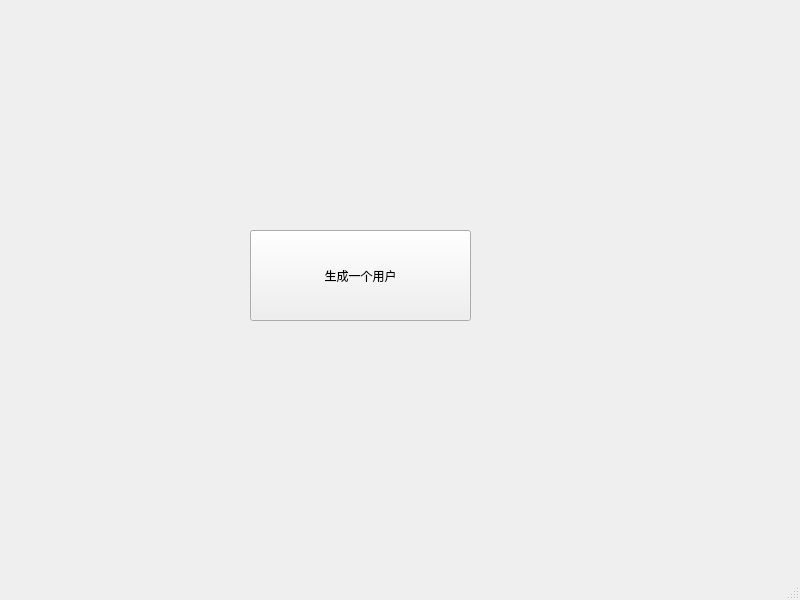
<?xml version="1.0" encoding="UTF-8"?>
<ui version="4.0">
 <class>MainWindow</class>
 <widget class="QMainWindow" name="MainWindow">
  <property name="geometry">
   <rect>
    <x>0</x>
    <y>0</y>
    <width>800</width>
    <height>600</height>
   </rect>
  </property>
  <property name="windowTitle">
   <string>MainWindow</string>
  </property>
  <widget class="QWidget" name="centralwidget">
   <widget class="QPushButton" name="newOneBn">
    <property name="geometry">
     <rect>
      <x>250</x>
      <y>230</y>
      <width>221</width>
      <height>91</height>
     </rect>
    </property>
    <property name="text">
     <string>生成一个用户</string>
    </property>
   </widget>
  </widget>
  <widget class="QMenuBar" name="menubar">
   <property name="geometry">
    <rect>
     <x>0</x>
     <y>0</y>
     <width>800</width>
     <height>26</height>
    </rect>
   </property>
  </widget>
  <widget class="QStatusBar" name="statusbar"/>
 </widget>
 <resources/>
 <connections>
  <connection>
   <sender>newOneBn</sender>
   <signal>clicked()</signal>
   <receiver>MainWindow</receiver>
   <slot>close()</slot>
   <hints>
    <hint type="sourcelabel">
     <x>360</x>
     <y>301</y>
    </hint>
    <hint type="destinationlabel">
     <x>399</x>
     <y>299</y>
    </hint>
   </hints>
  </connection>
 </connections>
</ui>
